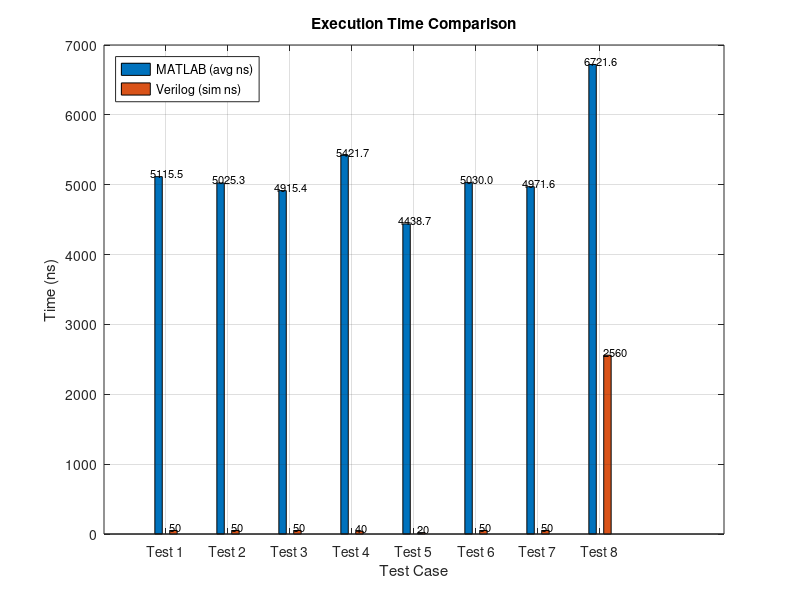
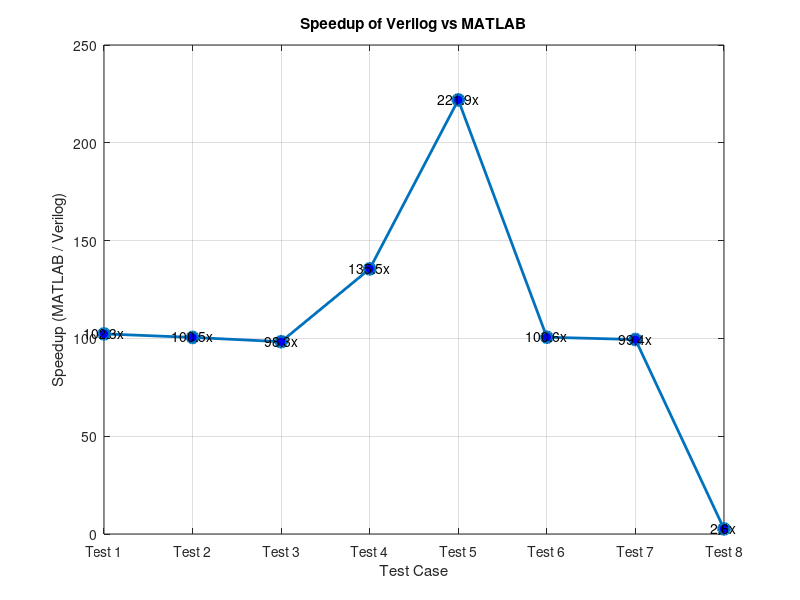

These charts were generated, in order, by the following MATLAB code:
clc; clear;

% === Test Cases ===
a1_list = [1.0, 0.5, 4.0, 100.0, 2.5, 1.0, -3.0, 0.0];
d_list = [0.5, 0.25, -1.0, 10.0, 0.15625, 0.00390625, 1.5, 0.00390625];
n_list = [4, 4, 4, 3, 1, 4, 4, 255];

% Verilog simulated cycle times (based on your FSM)
verilog_times = [50, 50, 50, 40, 20, 50, 50, 2560];  % ns

% Settings
reps = 1e5;  % Number of repetitions for averaging
matlab_times = zeros(1, length(a1_list));
results = zeros(1, length(a1_list));

fprintf("Starting MATLAB ASG Benchmark\n");
fprintf("Averaging each test over %d repetitions\n\n", reps);

% === Test Loop ===
for i = 1:length(a1_list)
    a1 = a1_list(i);
    d = d_list(i);
    n = n_list(i);

    % Warm up MATLAB JIT
    tmp = a1 + d * (0:n-1);

    % Start timer
    tic;
    for r = 1:reps
        sequence = a1 + d * (0:n-1);
        last_term = sequence(end);
    end
    elapsed = toc / reps * 1e9;  % Average time in ns

    matlab_times(i) = elapsed;
    results(i) = last_term;

    % Display info
    fprintf("==== Test %d ====\n", i);
    fprintf("a1     = %.6f\n", a1);
    fprintf("d      = %.6f\n", d);
    fprintf("n      = %d\n", n);
    fprintf("Result = %.6f\n", last_term);
    fprintf("Verilog Time = %d ns\n", verilog_times(i));
    fprintf("MATLAB Time  = %.2f ns (avg of %d runs)\n\n", elapsed, reps);
end

% === Speedup Calculation ===
speedup = matlab_times ./ verilog_times;

% === BAR GRAPH: Execution Time Comparison ===
figure;
bar([matlab_times' verilog_times'], 0.6);
set(gca, 'XTickLabel', {'Test 1','Test 2','Test 3','Test 4','Test 5','Test 6','Test 7','Test 8'});
legend('MATLAB (avg ns)', 'Verilog (sim ns)', 'Location', 'northwest');
title('Execution Time Comparison');
ylabel('Time (ns)');
xlabel('Test Case');
grid on;

% Labels
for i = 1:length(matlab_times)
    text(i-0.25, matlab_times(i)+50, sprintf('%.1f', matlab_times(i)), 'FontSize', 8);
    text(i+0.05, verilog_times(i)+50, sprintf('%d', verilog_times(i)), 'FontSize', 8);
end

% === LINE GRAPH: Speedup ===
figure;
plot(1:8, speedup, '-o', 'LineWidth', 2, 'MarkerSize', 8, 'MarkerFaceColor', 'b');
xticks(1:8);
xticklabels({'Test 1','Test 2','Test 3','Test 4','Test 5','Test 6','Test 7','Test 8'});
ylabel('Speedup (MATLAB / Verilog)');
xlabel('Test Case');
title('Speedup of Verilog vs MATLAB');
grid on;

for i = 1:length(speedup)
    text(i, speedup(i)+0.5, sprintf('%.1fx', speedup(i)), 'HorizontalAlignment', 'center');
end

% === Summary Table ===
fprintf('\n==== Summary Table ====\n');
fprintf('Test | n  | Verilog (ns) | MATLAB (ns) | Speedup\n');
fprintf('-----|----|--------------|-------------|--------\n');
for i = 1:length(a1_list)
    fprintf('%2d   | %3d | %12d | %11.1f | %6.2fx\n', ...
        i, n_list(i), verilog_times(i), matlab_times(i), speedup(i));
end
